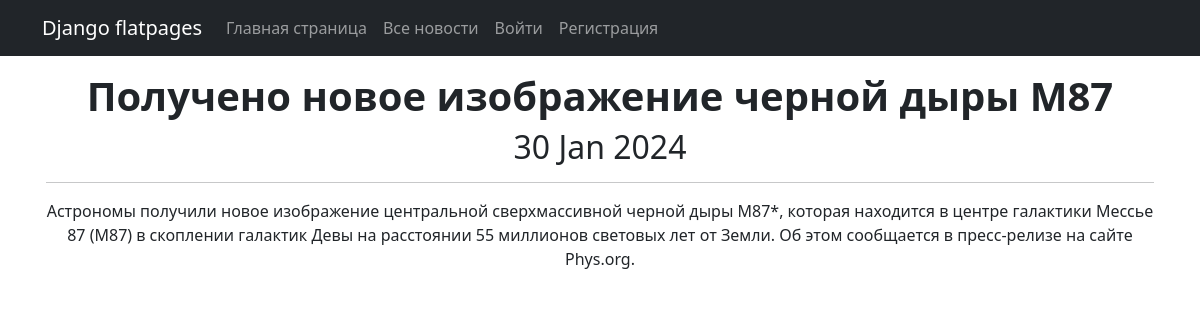
Screenshot of /all-posts/28 with the database file from the repository.
### news/models.py (models this page shows, shortened)
class Post(models.Model):
    article = "AR"
    news = "NW"
    TYPE = [
        (article, 'Статья'),
        (news, 'Новость')
    ]
    author = models.ForeignKey(Author, on_delete = models.CASCADE)
    post_type = models.CharField(max_length = 2, choices=TYPE, default=article)
    time_in = models.DateTimeField(auto_now_add = True)
    categories = models.ManyToManyField(Category, through = "PostCategory")
    title = models.CharField(max_length = 120)
    text = models.TextField(unique = True)
    rating = models.IntegerField(default = 0)

### news/views.py (the view)
# urls.py: path('<int:pk>', NewsDetail.as_view(), name='news_detail'),
class NewsDetail(DetailView):
    model = Post
    template_name = 'new.html'
    context_object_name = 'new'

### news/templatetags/custom_filters.py (called while the page is built)
@register.filter(name = "censor")
def currency(value):
   for word in censor_list:
      value = value.replace(word, '*' * len(word))
   return value

### templates/new.html (shortened to what this page needs)
{% extends 'flatpages/default.html' %}
{% load custom_filters %}
{% block content %}
<h1><strong>{{ new.title }}</strong></h1>
<h2>{{ new.time_in | date:'d M Y' }}</h2>
<hr>
<p>{{ new.text | censor }}</p>
{% endblock content %}

### rows the page displays
Post: title "Получено новое изображение черной дыры M87", time_in "30 Jan 2024", text|censor "Астрономы получили новое изображение центральной сверхмассивной черной дыры M87*, которая находится в центре галактики Мессье 87 (M87) в скоплении галактик Девы на расстоянии 55 миллионов световых лет от Земли. Об этом сообщается в пресс-релизе на сайте Phys.org."
